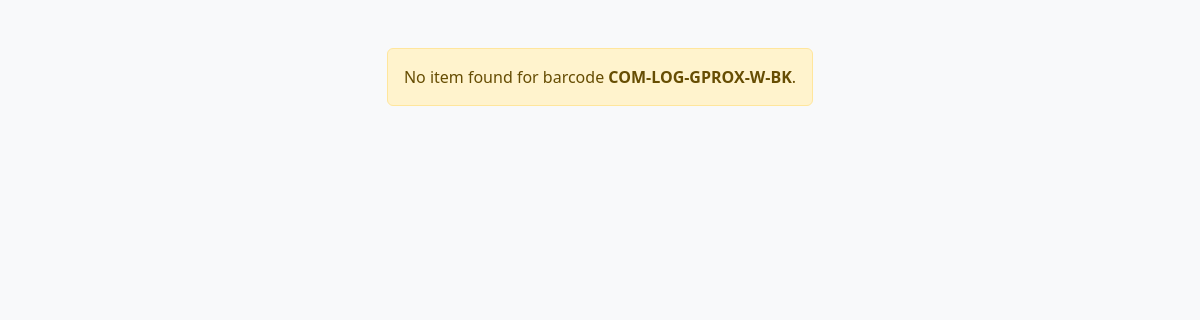
The page /view.php?barcode=COM-LOG-GPROX-W-BK on the database as committed earlier.
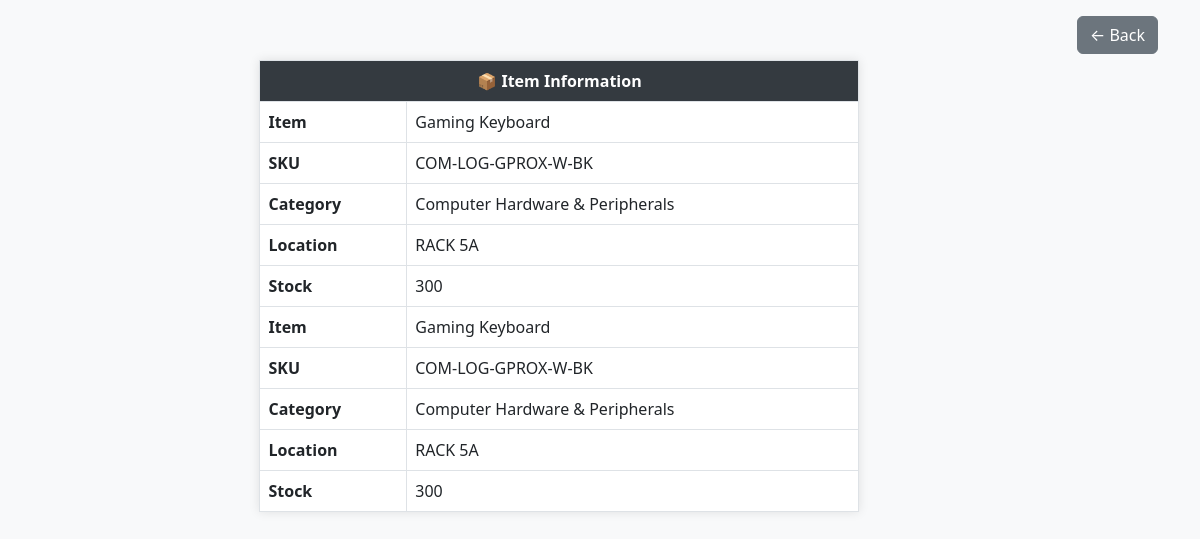
The same page on the database as committed later.
### tables this page shows
CREATE TABLE `stocks` (
  `item` varchar(100) NOT NULL,
  `bar` varchar(255) NOT NULL,
  `category` varchar(100) NOT NULL,
  `location` varchar(100) NOT NULL,
  `price` float(255,2) NOT NULL,
  `id` int(10) NOT NULL,
  `stock` int(255) DEFAULT NULL,
  `notified` tinyint(1) DEFAULT 0
);

### view.php (the view, shortened to what this page needs)
<?php
include "config/config.php";
$sku = isset($_GET['barcode']) ? mysqli_real_escape_string($conn, $_GET['barcode']) : '';
$result = mysqli_query($conn, "SELECT * FROM stocks WHERE bar = '$sku'");
?>
<!DOCTYPE html>
<html lang="en">
<head>
  <link href="https://cdn.jsdelivr.net/npm/bootstrap@5.3.0/dist/css/bootstrap.min.css" rel="stylesheet">
</head>
<body>
<div class="container d-flex justify-content-center">
<?php if ($result && mysqli_num_rows($result) > 0): ?>
  <table class="table table-bordered info-table">
    <thead>
      <tr><th colspan="2" class="text-center">📦 Item Information</th></tr>
    </thead>
    <tbody>
      <?php while ($d = mysqli_fetch_assoc($result)): ?>
        <tr><td><strong>Item</strong></td><td><?=htmlspecialchars($d['item'])?></td></tr>
        <tr><td><strong>SKU</strong></td><td><?=htmlspecialchars($d['bar'])?></td></tr>
        <tr><td><strong>Category</strong></td><td><?=htmlspecialchars($d['category'])?></td></tr>
        <tr><td><strong>Location</strong></td><td><?=htmlspecialchars($d['location'])?></td></tr>
        <tr><td><strong>Stock</strong></td><td><?=intval($d['stock'])?></td></tr>
      <?php endwhile; ?>
    </tbody>
  </table>
  <div class="text-center mt-3">
    <a href="javascript:history.back()" class="btn btn-secondary">← Back</a>
  </div>
<?php else: ?>
  <div class="alert alert-warning text-center mt-5">No item found for barcode <strong><?=htmlspecialchars($sku)?></strong>.</div>
<?php endif; ?>
</div>
</body>
</html>

Rows that differ between the two databases and show on the page:
added stocks: item "Gaming Keyboard", bar "COM-LOG-GPROX-W-BK", category "Computer Hardware & Peripherals", location "RACK 5A", stock "300"
added stocks: item "Gaming Keyboard", bar "COM-LOG-GPROX-W-BK", category "Computer Hardware & Peripherals", location "RACK 5A", stock "300"
Other text that changed with them:
$sku: "COM-LOG-GPROX-W-BK" → (not shown)
text no longer shown: "No item found for barcode ."
text now shown: "📦 Item Information ← Back"
